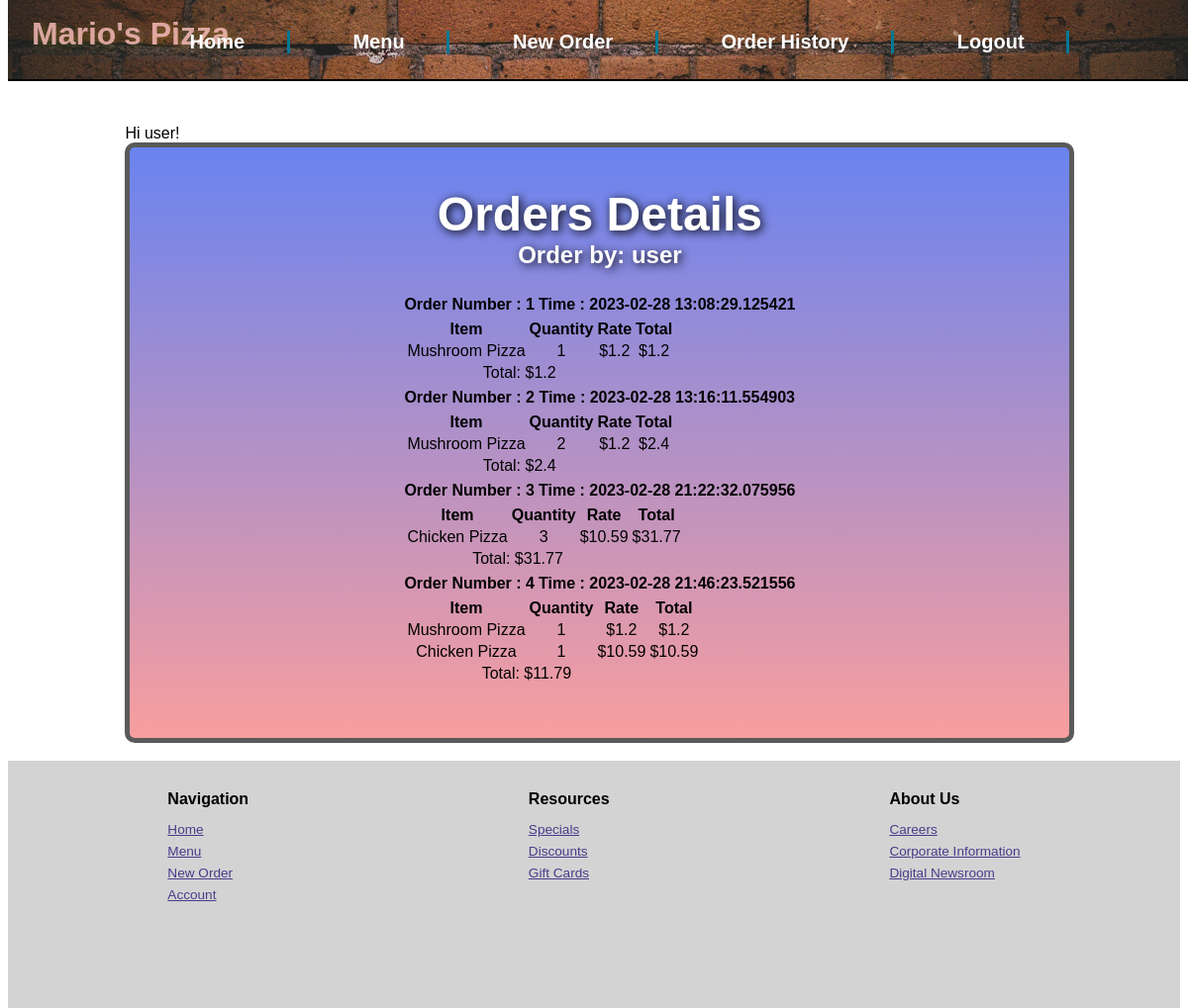
Page /customer/2/orders (signed in) on the committed database.
### models.py (models this page shows, shortened)
class Customer(UserMixin,db.Model):
    id = db.Column(db.Integer, primary_key=True)
    name = db.Column(db.String(50))
    email = db.Column(db.String(50),unique=True)
    phone = db.Column(db.String(20))
    user_password = db.Column(db.String(50))
    role=db.Column(db.Integer,default=1) # 1 for user, 2 for admin
    orders = db.relationship('Order', backref='customer', lazy=True)
    def is_admin(self):
        return self.role == 2

class Order(db.Model):
    id = db.Column(db.Integer, primary_key=True)
    customer_id = db.Column(db.Integer, db.ForeignKey('customer.id'), nullable=False)
    order_time = db.Column(db.DateTime, default=datetime.utcnow)
    order_items = db.relationship('OrderItem', backref='order', lazy=True)

class Food(db.Model):
    id = db.Column(db.Integer, primary_key=True)
    name = db.Column(db.String(50))
    price = db.Column(db.Float)
    category=db.Column(db.String(50))

class OrderItem(db.Model):
    id = db.Column(db.Integer, primary_key=True)
    food_id = db.Column(db.Integer, db.ForeignKey('food.id'), nullable=False)
    quantity = db.Column(db.Integer, nullable=False)
    order_id = db.Column(db.Integer, db.ForeignKey('order.id'), nullable=False)
    total_price = db.Column(db.Float)
    food = db.relationship('Food', backref='order_items', lazy=True)

### routes.py (the view)
@app.route('/customer/<int:id>/orders', methods=['GET'])
@login_required
def get_customer_orders(id):
    customer = Customer.query.get(id) #get customer by ID
    if not customer:
        return jsonify({'message': 'Customer not found'})
    orders = customer.orders #get all the order of this customer
    orders_data = [] #empty array to store order details
    order_items_data=[] #empty array to store order item details
    for order in orders:#loop through all order as a customer can have multiple orders
        order_items_data=[]
        order_data = {
            'id': order.id,
            'order_time': order.order_time,
            'order_amount': 0 #initialing order amount as 0 as default
        }
        orders_items=order.order_items
        total_amount=0 #variable to store the total amount of particular order
        for orders_item in orders_items:#loop through all order items as one order can have multiple items
            order_item ={
                'food_name':orders_item.food.name,
                'quantity':orders_item.quantity,
                'rate':orders_item.food.price,
                'total_price': orders_item.total_price
            }
            total_amount=total_amount+orders_item.total_price
            order_items_data.append(order_item) # add this order item to list
        order_data['order_amount']=total_amount # adding actual order amount
        order_data['order_items']=order_items_data
        orders_data.append(order_data) #add this order to list
    return render_template('customer_orders.html',customer=customer,orders=orders_data,order_items=order_items_data)

### routes.py (called while the page is built)
@login_manager.user_loader
def load_user(email):
    return Customer.query.filter_by(email=email).first()

### templates/customer_orders.html
{% extends 'base.html' %}
{% block content %}
        <div class="topcontainer" id="customer_orderstop">
            <h2>Orders Details</h2>
            <h3>Order by: {{ customer.name }}</h3>
            <table>
                <thead>
                    {% for order in orders %}
                    <tr>
                        <th>Order Number : {{ order.id }}</th>
                        <th> Time : {{ order.order_time}}</th>
                    </tr>
                </thead>
                <tbody>
                    <tr>
                        <td colspan="2">
                            <table>
                                <thead>
                                    <tr>
                                        <th>Item</th>
                                        <th>Quantity</th>
                                        <th>Rate</th>
                                        <th>Total</th>
                                    </tr>
                                </thead>
                                <tbody>
                                {% for order_item in order.order_items %}
                                <tr>
                                    <td>{{ order_item.food_name }}</td>
                                    <td>{{ order_item.quantity }}</td>
                                    <td>${{ order_item.rate }}</td>
                                    <td>${{ order_item.total_price }}</td>
                                </tr>
                                {% endfor %}
                                <tr><td colspan="3"><bold>Total: ${{order.order_amount}}</bold></td></tr>
                                </tbody>
                            </table>
                        </td>
                    </tr>
                    {% endfor %}
                </tbody>
            </table>
        </div>
        {% endblock %}

### templates/base.html (shortened to what this page needs)
<!DOCTYPE html>
<html>
<head>
<link rel=stylesheet href=" {{ url_for('static', filename='css/main.css') }}">
</head>
<header>
    <h1>Mario's Pizza  </h1>
    <nav class="topnav">
        <ul class="navlist">
            {% if current_user.is_authenticated %}
                <li><a href="/logout">Logout</a></li>
                {% if current_user.is_admin() is not true %}
                    <li><a href="/orderhistory">Order History</a></li>
                {% endif %}
            {% else %}
                <li><a href="/login">Login</a></li>
            {% endif %}
            <li><a href="/order">New Order</a></li>
            <li><a href="/foods">Menu</a></li>
            <li><a href="/">Home</a></li>
        </ul>
    </nav>
</header>
Welcome to food ordering app
<body>
    <div class="gridcontainer">
        <span>
            {% if current_user.is_authenticated %}
                Hi {{ current_user.name }}!
            {% endif %}
        </span>
        {% block content %}{% endblock %}
    </div>
</body>
<br/>
<footer>
    <div class="footerone">
        <h3>Navigation</h3>
        <p><a href="/">Home</a></p>
        <p><a href="/foods">Menu</a></p>
        <p><a href="/order">New Order</a></p>
        <p><a href="/login">Account</a></p>
    </div>
    <div class="footertwo">
        <h3>Resources</h3>
        <p><a href="/comingsoon">Specials</a></p>
        <p><a href="/comingsoon">Discounts</a></p>
        <p><a href="/comingsoon">Gift Cards</a></p>
    </div>
    <div class="footerthree">
        <h3>About Us</h3>
        <p><a href="/comingsoon">Careers</a></p>
        <p><a href="/comingsoon">Corporate Information</a></p>
        <p><a href="/comingsoon">Digital Newsroom</a></p>
    </div>
</footer>
</html>

### static/css/main.css (style rules this page uses)
* { box-sizing: border-box; font-size: 16px; font-family: Arial, Helvetica, sans-serif; }
body { display: relative; height: 100vh; }
.gridcontainer { grid-template-columns: repeat(20, 1fr); grid-template-rows: repeat(20, 1fr); grid-auto-rows: minmax( 100px, 300px); width: 81%; margin-top: 100px; margin-left: 10%; margin-right: 10%; }
header { position: fixed; top: 0px; width: 100vw; height: 8%; color: rgb(249, 171, 171); font-family: "arial", sans-serif; background-image: url('/static/images/topimage.jpg'); background-position: center; background-size: cover; border-bottom: 2px solid rgba(0, 0, 0); z-index: 99; }
header nav { list-style: none; position: fixed; display: inline-flex; width: 100%; top: 2%; }
header nav ul { display: flex; flex-direction: row-reverse; width: 100%; margin-right: 8%; list-style: none; }
header nav ul li { margin-left: 3%; flex-direction: row-reverse; border-right: 2px solid rgb(5, 121, 150); padding-right: 2%; }
@media only screen and (min-width: 900px) { header nav ul li { margin-right: 3%; padding-right: 4%; border-right: 3px solid rgb(5, 121, 150); } }
@media only screen and (min-width: 900px) { header nav ul li a { font-size: 1.25rem; } }
@media only screen and (min-width: 900px) { header nav { top: 1.5%; margin-bottom: 5%; } }
header nav ul li a { text-decoration: none; color: rgb(255, 255, 255); font-weight: 700; }
header h1 { font-size: 2rem; position: relative; display: flex; flex-direction: column-reverse; bottom: 7%; margin-left: 2%; color: rgba(250, 189, 189, 0.815); text-shadow: 2px 2px 10px rgba(255, 255, 0, 0.192); }
.topcontainer { position: relative; display: flex; flex-direction: column; background-size: cover; background-image: linear-gradient(rgba(88, 130, 255, 0.866), rgba(251, 160, 160, 0.913)); background-color: rgba(190, 32, 32, 0.519); background-repeat: no-repeat; min-height: 200px; border: 5px solid rgb(90, 90, 90); border-radius: 10px; }
.topcontainer h2 { margin-bottom: 0px; font-size: 2.5rem; color: white; text-shadow:2px 2px 10px rgba(0, 0, 0); }
.topcontainer h3 { margin-top: 0px; font-size: 1.5rem; color: white; text-shadow:2px 2px 10px rgba(0, 0, 0); }
@media only screen and (min-width: 750px) { .topcontainer h2 { font-size: 3rem; text-align: center; } }
@media only screen and (min-width: 750px) { .topcontainer { padding-left: 85px; padding-right: 85px; padding-bottom: 85px; text-align: center; } }
@media only screen and (min-width: 750px) { .topcontainer h2 { text-align: center; } }
#customer_orderstop { padding-bottom: 50px; align-items: center; }
footer { position: relative; height: 250px; display: flex; width: auto; background-color: lightgray; justify-content: space-around; padding: 20px; }
.footerone, .footertwo, .footerthree { line-height: 5px; }
.footerone a, .footertwo a, .footerthree a { font-size: 0.85rem; color: darkslateblue; }
.footerone h3, .footertwo h3, .footerthree h3 { margin-bottom: 25px; }

### rows in the picture
Customer: name "user"
Order: order_time "2023-02-28 13:08:29.125421"
Food: food_name "Mushroom Pizza" "Mushroom Pizza" "Mushroom Pizza", rate "1.2" "1.2" "1.2"
OrderItem: total_price "1.2"
Order: order_time "2023-02-28 13:16:11.554903"
OrderItem: total_price "2.4"
Order: order_time "2023-02-28 21:22:32.075956"
Food: food_name "Chicken Pizza" "Chicken Pizza", rate "10.59" "10.59"
OrderItem: total_price "31.77"
Order: order_time "2023-02-28 21:46:23.521556"
OrderItem: total_price "1.2"
OrderItem: total_price "10.59"

### other values in the picture
{{ order.id }} "1" "2" "3" "4"
{{ order_item.quantity }} "1" "2" "3" "1" "1"
{{ order.order_amount }} "1.2" "2.4" "31.77" "11.79"
